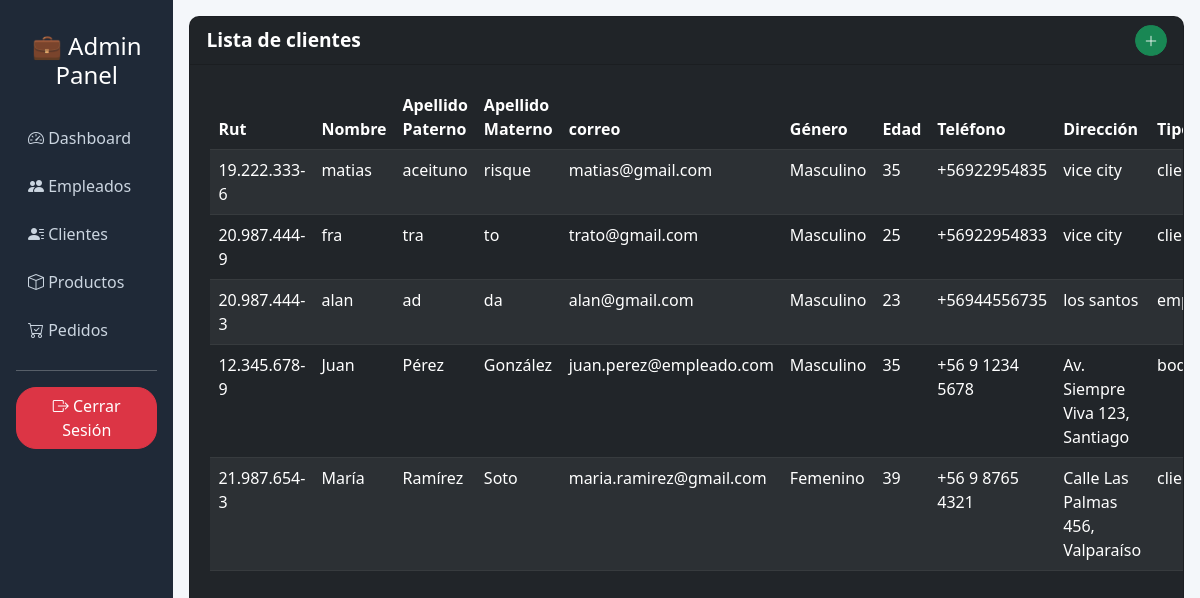
The page /Clientes/ on the database as committed earlier.
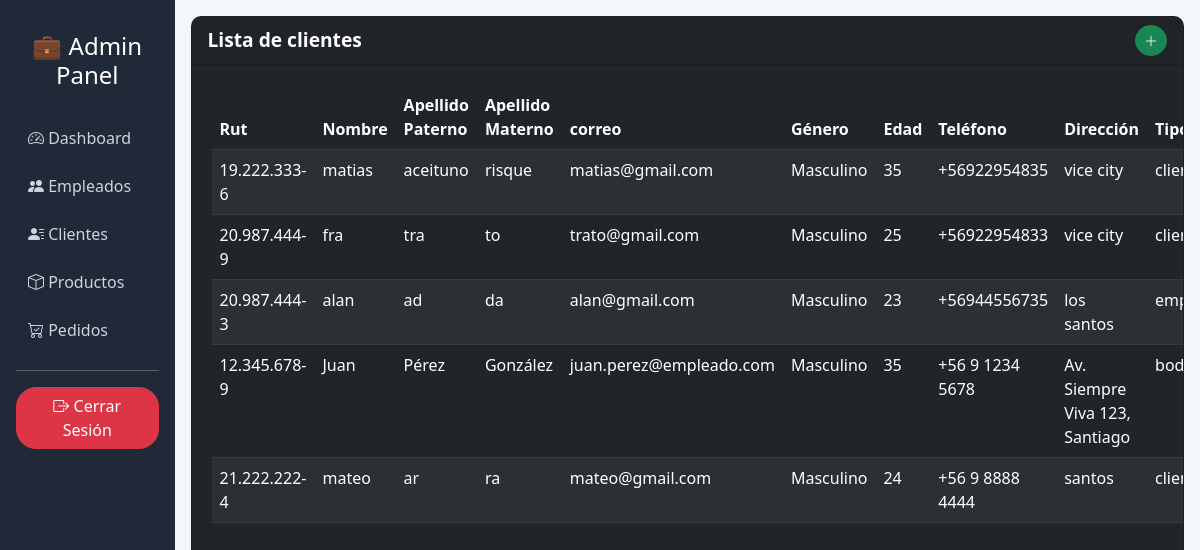
The same page on the database as committed later.
### core/models.py (models this page shows, shortened)
class Usuario(models.Model):
    rut = models.CharField(max_length=12, unique=True)
    nombre = models.CharField(max_length=40)
    appaterno = models.CharField(max_length=60)
    apmaterno = models.CharField(max_length=60)
    correo = models.EmailField(max_length=100)
    genero = models.ForeignKey(Genero, on_delete=models.CASCADE)
    fec_nac = models.DateField()  # fecha de nacimiento
    telefono = models.CharField(max_length=15)
    direccion = models.CharField(max_length=100)
    habilitado = models.BooleanField(default=True)
    tipo = models.ForeignKey(TipoUsuario, on_delete=models.CASCADE)
    fecha_ingreso = models.DateTimeField(auto_now_add=True)
    def edad(self):
        hoy = date.today()
        años = hoy.year - self.fec_nac.year
        if (hoy.month, hoy.day) < (self.fec_nac.month, self.fec_nac.day):
            años -= 1
        return años

class Genero(models.Model):
    descripcion = models.CharField(max_length=30)
    def __str__(self):
        return self.descripcion

class TipoUsuario(models.Model):
    descripcion = models.CharField(max_length=30)
    def __str__(self):
        return self.descripcion

### core/views.py (the view)
# urls.py: path('Clientes/', views.Clientes, name='Clientes'),
def Clientes(request):
    Usuarios = Usuario.objects.all()
    aux = {
        'lista' : Usuarios
    }
    return render(request, 'core/A_dmin/Cliente/lista_c.html', aux)

### core/templates/core/A_dmin/Cliente/lista_c.html (shortened to what this page needs)
{% load static %}
<!DOCTYPE html>
<html lang="es">
<head>
    <link href="https://cdn.jsdelivr.net/npm/bootstrap@5.3.0/dist/css/bootstrap.min.css" rel="stylesheet">
    <link href="https://cdn.jsdelivr.net/npm/bootstrap-icons@1.10.5/font/bootstrap-icons.css" rel="stylesheet">
    <link rel="stylesheet" href="{% static 'core/css/admini.css' %}">
</head>
<body>
<div class="d-flex">
    <div class="sidebar p-3">
        <h4 class="text-center py-3">💼 Admin Panel</h4>
        <a href="#"><i class="bi bi-speedometer2"></i> Dashboard</a>
        <a href="#"><i class="bi bi-people-fill"></i> Empleados</a>
        <a href="#"><i class="bi bi-person-lines-fill"></i> Clientes</a>
        <a href="#"><i class="bi bi-box"></i> Productos</a>
        <a href="#"><i class="bi bi-cart-check"></i> Pedidos</a>
        <hr>
        <form method="post" action="{% url 'logout' %}">
            <button type="submit" class="btn btn-danger w-100">
                <i class="bi bi-box-arrow-right"></i> Cerrar Sesión
            </button>
        </form>
    </div>
    <div class="flex-grow-1 card bg-dark text-white m-3">
        <div class="card-header d-flex justify-content-between align-items-center">
            Lista de clientes
            <a href="{% url 'registro_empleado' %}" class="btn btn-success btn-sm" title="Agregar Producto">
            <i class="bi bi-plus-lg"></i>
        </a>
        </div>
        <div class="card-body">
            <table class="table table-striped table-dark">
                <thead>
    <tr>
        <th>Rut</th>
        <th>Nombre</th>
        <th>Apellido Paterno</th>
        <th>Apellido Materno</th>
        <th>correo</th>
        <th>Género</th>
        <th>Edad</th>
        <th>Teléfono</th>
        <th>Dirección</th>
        <th>Tipo</th>
    </tr>
</thead>
<tbody>
    {% for aux in lista %}
        <tr>
            <td>{{ aux.rut }}</td>
            <td>{{ aux.nombre }}</td>
            <td>{{ aux.appaterno }}</td>
            <td>{{ aux.apmaterno }}</td>
            <td>{{ aux.correo }}</td>
            <td>{{ aux.genero }}</td>
            <td>{{ aux.edad }}</td>
            <td>{{ aux.telefono }}</td>
            <td>{{ aux.direccion }}</td>
            <td>{{ aux.tipo }}</td>
        </tr>
    {% endfor %}
</tbody>
            </table>
        </div>
    </div>
</div>
</body>
</html>

Rows that differ between the two databases and show on the page:
changed Usuario: rut "21.987.654-3" → "21.222.222-4"; nombre "María" → "mateo"; appaterno "Ramírez" → "ar"; apmaterno "Soto" → "ra"; correo "maria.ramirez@gmail.com" → "mateo@gmail.com"; genero "Femenino" → "Masculino"; edad "39" → "24"; telefono "+56 9 8765 4321" → "+56 9 8888 4444"; direccion "Calle Las Palmas 456, Valparaíso" → "santos"
